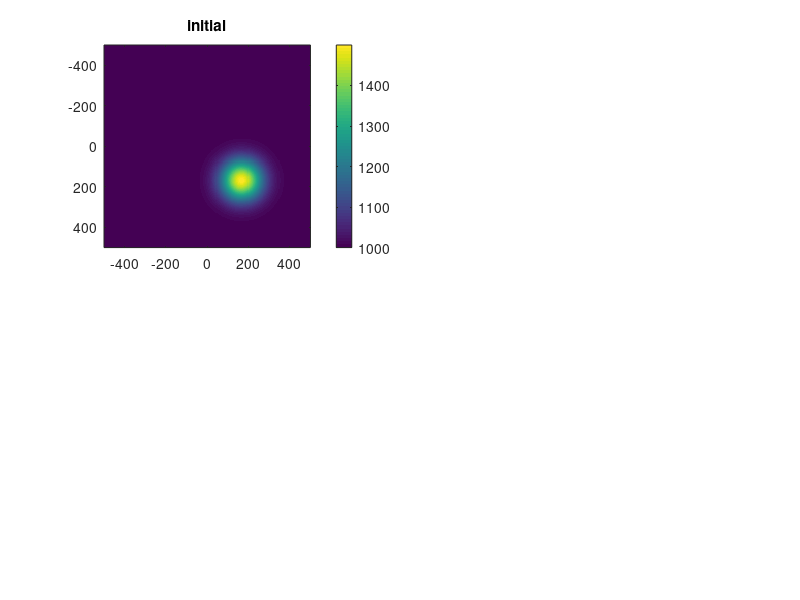

The MATLAB script that drew this image: (Note: this script raises an error after producing the figure.)
clear all
close all
L   = 1e3;
N  = 200;
h  = L/N;
movement    = 'rotation';
RunID       = 'central gaussian rotation'
% nodal grid
x   = -L/2+h/2:h:(L/2 - h/2);
z   = -L/2+h/2:h:(L/2 - h/2);
[x2d,z2d] = meshgrid(x,z);
%full nodal grid
xa  = -L/2-h/2:h:L/2+h/2;
za  = -L/2-h/2:h:L/2+h/2;
[xa2d,za2d] = meshgrid(xa,za);
% staggered grids for vx
xu  = -L/2:h:L/2;
zu  = -L/2-h/2:h:L/2+h/2;
[xu2d,zu2d] = meshgrid(xu,zu);
% staggered grids for vz
xw  = -L/2-h/2:h:L/2+h/2;
zw  = -L/2:h:L/2;
[xw2d,zw2d] = meshgrid(xw,zw);
% arrays and quantities
u   = zeros(N+2,N+1); % staggered vx
w   = zeros(N+1,N+2); % staggered vz
a   = zeros(N+2,N+2);     % advected quantity

% set initial distribution for advected quantity
a0 = 1000;
a   = a + a0;

radius = L/10;
a = a + 500.*exp(- (xa2d-L/6).^2./radius.^2 - (za2d-L/6).^2./radius.^2 ); 

figure(1)
subplot(2,2,1)
imagesc(x,z,a(2:end-1,2:end-1)); 
colorbar
title('initial')
switch movement
    case 'rotation'
        u = -zu2d;
        w = xw2d;  
end
umid = (u(:,1:end-1)+u(:,2:end))/2;
wmid = (w(1:end-1,:)+w(2:end,:))/2;


af      = a;
au1 = a;
au3     = a;
au2     = a;
nt = 2000;
time = 0;
ti = 0;

while max([max(max(af))-min(min(af)) max(max(au2))-min(min(au2)) max(max(au3))-min(min(au3))]) < 600
    
% for ti = 1:1:nt
    ti = ti+1;
    dt = 0.5 * min( h/2/max(abs(u(:))) , h/2/max(abs(w(:))) );    
    profile on
    dadtf   = advection(u,w,af,h,N,'fromm');
    dadtu1  = advection(u,w,au1,h,N,'first upwind');
    dadtu3  = advection(u,w,au3,h,N,'third upwind');
    dadtu2  = advection(u,w,au2,h,N,'second upwind');
    profile report
    
    if ti==1
    af(2:end-1,2:end-1)     = af(2:end-1,2:end-1)   - dadtf*dt;
    au3(2:end-1,2:end-1)    = au3(2:end-1,2:end-1)  - dadtu3*dt;
    au2(2:end-1,2:end-1)    = au2(2:end-1,2:end-1)  - dadtu2*dt;
    au1(2:end-1,2:end-1)    = au1(2:end-1,2:end-1)  - dadtu1*dt;
    else        
    af(2:end-1,2:end-1)     = af(2:end-1,2:end-1)   - (dadtf+dadtf0)/2*dt;
    au3(2:end-1,2:end-1)    = au3(2:end-1,2:end-1)  - (dadtu3+dadtu30)/2*dt;
    au2(2:end-1,2:end-1)    = au2(2:end-1,2:end-1)  - (dadtu2+dadtu20)/2*dt;
    au1(2:end-1,2:end-1)    = au1(2:end-1,2:end-1)  - dadtu1*dt;
    end
    dadtf0 = dadtf;
    dadtu30 = dadtu3;
    dadtu20 = dadtu2;
    
    if ~mod(ti,20)    
        figure(1)
    subplot(2,2,1)
    imagesc(x,z,af(2:end-1,2:end-1)); 
    colorbar
    title('fromm scheme')
    
    subplot(2,2,2)
    imagesc(x,z,au1(2:end-1,2:end-1)); 
    colorbar
    title('1st order upwind')
    
    subplot(2,2,4)
    imagesc(x,z,au3(2:end-1,2:end-1)); 
    colorbar
    title('3rd order upwind')
    
    subplot(2,2,3)
    imagesc(x,z,au2(2:end-1,2:end-1)); 
    colorbar
    title('2nd order upwind')
    
%     figure(2)
%     subplot(2,2,1)
%     quiver(x(1:10:end),z(1:10:end),umid(2:10:end-1,1:10:end),wmid(1:10:end,2:10:end-1))
%     axis ij image
%     
%     subplot(2,2,2)
%     imagesc(x,z,dadtf(2:end-1,2:end-1))
%     colorbar
%     title('fromm scheme da/dt')
%     
%     subplot(2,2,3)
%     imagesc(x,z,dadtu3(2:end-1,2:end-1))
%     colorbar
%     title('3rd order upwind da/dt')
%     
%     subplot(2,2,4)
%     imagesc(x,z,dadtu2(2:end-1,2:end-1))
%     colorbar
%     title('2nd order upwind da/dt')
    
    pause(0.1)
%     saveas(figure(1),[pwd '/out/', RunID, ' ', num2str(ti), 'iterations.jpg'])
%     saveas(figure(2),[pwd '/out/dadt ', RunID, ' ', num2str(ti), 'iterations.jpg'])
    end
    time = time +dt;
end
ti
profile off

function adv = advection(u,w,a,h,N,output)
wp = w(2:end,2:end-1);
wm = w(1:end-1,2:end-1);
up = u(2:end-1,2:end);
um = u(2:end-1,1:end-1);

agh                    = zeros(size(a)+2);
agh(2:end-1,2:end-1)   = a;

agh([1 2 end-1 end],:) = agh([3 3 end-2 end-2],:);
agh(:,[1 2 end-1 end]) = agh(:,[3 3 end-2 end-2]);

acc = agh(3:end-2,3:end-2);
ajp = agh(4:end-1,3:end-2);  ajpp = agh(5:end-0,3:end-2);
ajm = agh(2:end-3,3:end-2);  ajmm = agh(1:end-4,3:end-2);
aip = agh(3:end-2,4:end-1);  aipp = agh(3:end-2,5:end-0);
aim = agh(3:end-2,2:end-3);  aimm = agh(3:end-2,1:end-4);

switch output
    case 'fromm'

        adv   =     up .*(-(aipp-aip)./h./8 + (aip + acc)./h./2 + (acc-aim )./h./8) ...
              - abs(up).*(-(aipp-aip)./h./8 + (aip - acc)./h./4 - (acc-aim )./h./8) ...
              -     um .*(-(aip -acc)./h./8 + (acc + aim)./h./2 + (aim-aimm)./h./8) ...
              + abs(um).*(-(aip -acc)./h./8 + (acc - aim)./h./4 - (aim-aimm)./h./8) ...
              +     wp .*(-(ajpp-ajp)./h./8 + (ajp + acc)./h./2 + (acc-ajm )./h./8) ...
              - abs(wp).*(-(ajpp-ajp)./h./8 + (ajp - acc)./h./4 - (acc-ajm )./h./8) ...
              -     wm .*(-(ajp -acc)./h./8 + (acc + ajm)./h./2 + (ajm-ajmm)./h./8) ...
              + abs(wm).*(-(ajp -acc)./h./8 + (acc - ajm)./h./4 - (ajm-ajmm)./h./8);
          
    case 'first upwind'
        adv = zeros(size(a)-2);
        vx = (up+um)./2;
        vz = (wp+wm)./2;
        vxp = max(vx,0); vxm = min(vx,0);
        vzp = max(vz,0); vzm = min(vz,0);
        axp = (agh(3:end-2,4:end-1)-agh(3:end-2,3:end-2))./h;
        axm = (agh(3:end-2,3:end-2)-agh(3:end-2,2:end-3))./h;
        azp = (agh(4:end-1,3:end-2)-agh(3:end-2,3:end-2))./h;
        azm = (agh(3:end-2,3:end-2)-agh(2:end-3,3:end-2))./h;
        daxdt = vxp.*axm + vxm.*axp;
        dazdt = vzp.*azm + vzm.*azp;
        adv = daxdt + dazdt;
        
    case 'second upwind'
        adv = zeros(size(a)-2);
        vx = (up+um)./2;
        vz = (wp+wm)./2;
        vxp = max(vx,0); vxm = min(vx,0);
        vzp = max(vz,0); vzm = min(vz,0);
        axp = (-3*agh(3:end-2,3:end-2)+4*agh(3:end-2,4:end-1)-agh(3:end-2,5:end))/2/h;
        axm = (3*agh(3:end-2,3:end-2)-4*agh(3:end-2,2:end-3)+agh(3:end-2,1:end-4))/2/h;
        azp = (-3*agh(3:end-2,3:end-2)+4*agh(4:end-1,3:end-2)-agh(5:end,3:end-2))/2/h;
        azm = (3*agh(3:end-2,3:end-2)-4*agh(2:end-3,3:end-2)+agh(1:end-4,3:end-2))/2/h;
        daxdt = vxp.*axm + vxm.*axp;
        dazdt = vzp.*azm + vzm.*azp;
        adv = daxdt + dazdt;        
        
    case 'third upwind'
        adv = zeros(size(a)-2);
        vx = (up+um)./2;
        vz = (wp+wm)./2;
        vxp = max(vx,0); vxm = min(vx,0);
        vzp = max(vz,0); vzm = min(vz,0);
        axp = (-2*agh(3:end-2,2:end-3)-3*agh(3:end-2,3:end-2)+6*agh(3:end-2,4:end-1)-agh(3:end-2,5:end))/6/h;
        axm = (2*agh(3:end-2,4:end-1)+3*agh(3:end-2,3:end-2)-6*agh(3:end-2,2:end-3)+agh(3:end-2,1:end-4))/6/h;
        azp = (-2*agh(2:end-3,3:end-2)-3*agh(3:end-2,3:end-2)+6*agh(4:end-1,3:end-2)-agh(5:end,3:end-2))/6/h;
        azm = (2*agh(4:end-1,3:end-2)+3*agh(3:end-2,3:end-2)-6*agh(2:end-3,3:end-2)+agh(1:end-4,3:end-2))/6/h;
        daxdt = vxp.*axm + vxm.*axp;
        dazdt = vzp.*azm + vzm.*azp;
        adv = daxdt + dazdt;
            
end  
end
